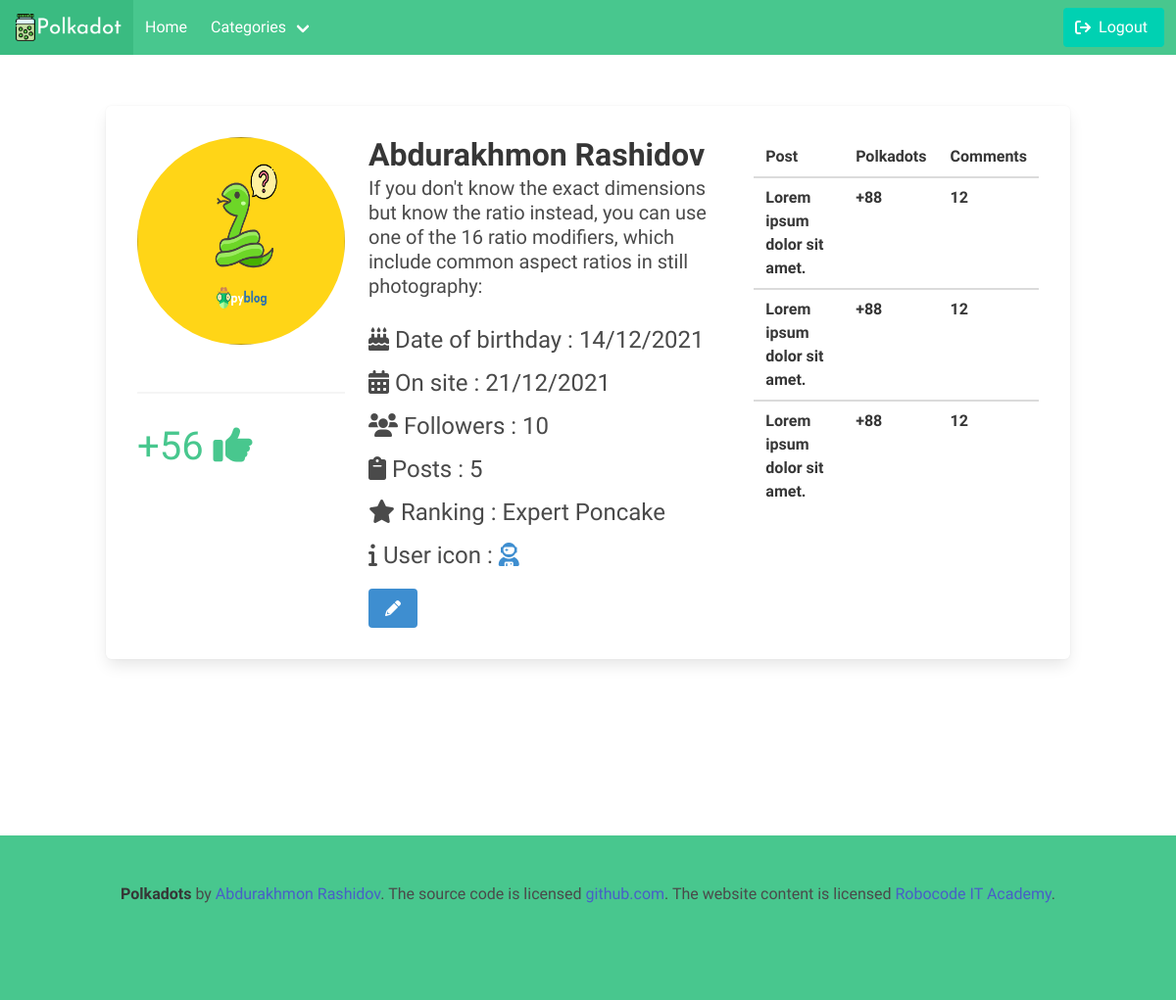
Page /account/profile/ (signed in) on the committed database.
### accounts/models.py (models this page shows, shortened)
class Profile(models.Model):
    user = models.OneToOneField(settings.AUTH_USER_MODEL, on_delete=models.CASCADE, default=None, null=True)
    date_of_birth = models.DateField(blank=True, null=True)
    photo = models.ImageField(upload_to='users/%Y/%m/%d', blank=True)
    follower = models.PositiveIntegerField(default=0)
    post = models.PositiveIntegerField(default=0)
    rank = models.CharField(max_length=200, blank=True)
    short_info = models.CharField(max_length=200, blank=True)
    likes = models.PositiveIntegerField("Polkadots count", default=0)
    user_icon = models.CharField("Fontawesome User icon name", max_length=50, blank=True)

### accounts/views.py (the view)
# urls.py: path("profile/", views.profile, name='profile'),
@login_required(login_url="/account/login/")
def profile(request):
    u = request.user
    user = Profile.objects.get(user=u)
    if user:
        return render(request, "account/detail.html", {"user": user})
    else:
        return render(request, "account/detail.html")

### templates/account/detail.html
{% extends '../base.html' %}
{% load static %}
{% block content %}
    <section class="section mt-5 mb-5 pt-5 pb-5">
        <div class="container">
            <div class="columns">
                <div class="column is-full">
                    <div class="columns box mt-1">
                        <div class="column is-3">
                            <div class="image is-1by1">
                            <img class="is-rounded" src="{{ request.user.profile.photo.url }}">
                            </div><br>
                            <hr>
                            <span class="has-text-success is-size-2">
                               +{{user.likes}}
                                <i class="fas fa-thumbs-up"></i>
                            </span>
                        </div>
                        <div class="column is-5">
                            <div class="title">
                                {% if request.user.first_name %}
                                    {{request.user.first_name}}
                                    {{request.user.last_name}}
                                {% else %}
                                    Name is undefined
                                {% endif %}
                            </div>
                            <div class="subtitle">
                                 {% if request.user.profile.short_info %}
                                    {{request.user.profile.short_info}}
                                {% else %}
                                    Info is undefined
                                {% endif %}
                            </div>
                            <ul>
                                <li class="is-size-4 mt-2">
                                    <i class="fas fa-birthday-cake"></i> Date of birthday : {{user.date_of_birth|date:"d/m/Y"}}
                                </li>
                                <li class="is-size-4 mt-2">
                                    <i class="fas fa-calendar-alt"></i> On site : {{user.user.date_joined|date:"d/m/Y"}}
                                </li>
                                <li class="is-size-4 mt-2">
                                    <i class="fas fa-users"></i> Followers :  {{user.follower}}</li>
                                <li class="is-size-4 mt-2"><i class="fas fa-clipboard"></i> Posts :  {{user.post}}</li>
                                <li class="is-size-4 mt-2"><i class="fas fa-star"></i> Ranking :  {{user.rank}}</li>
                                <li class="is-size-4 mt-2"><i class="fas fa-info"></i> User icon :  <i class="has-text-info {{user.user_icon}}"></i></li>
                            </ul>
                            <a href="{% url 'accounts:update' user.id %}" class="button is-info mt-4">
                                <i class="fas fa-pencil"></i>
                            </a>
                        </div>
                        <div class="column is-4">
                            <div class="table-container">
                              <table class="table is-hoverable is-fullwidth">
                                  <thead>
                                    <tr>
                                      <th>Post</th>
                                      <th>Polkadots</th>
                                      <th>Comments</th>
                                    </tr>
                                  </thead>
                                  <tfoot>
                                  <tr>
                                      <td><b>Lorem ipsum dolor sit amet.</b></td>
                                      <td><b>+88</b></td>
                                      <td><b>12</b></td>
                                  </tr>
                                  <tr>
                                      <td><b>Lorem ipsum dolor sit amet.</b></td>
                                      <td><b>+88</b></td>
                                      <td><b>12</b></td>
                                  </tr>
                                  <tr>
                                      <td><b>Lorem ipsum dolor sit amet.</b></td>
                                      <td><b>+88</b></td>
                                      <td><b>12</b></td>
                                  </tr>
                                  </tfoot>
                              </table>
                            </div>
                        </div>
                    </div>
                </div>
            </div>
        </div>
    </section>
<br><br>
<br><br>
<br><br>
{% endblock %}

### templates/base.html (shortened to what this page needs)
{% load static %}
<!DOCTYPE html>
<html lang="en">
<head>
    <link rel="stylesheet" href="https://cdnjs.cloudflare.com/ajax/libs/bulma/0.9.3/css/bulma.min.css"
    />
    <link rel="stylesheet" href="/static/css/app.css">
    <link rel="stylesheet" href="https://cdnjs.cloudflare.com/ajax/libs/font-awesome/6.0.0-beta3/css/all.min.css"
    />
</head>
<body>
    <nav class="navbar is-success">
        <div class="navbar-brand">
            <a class="navbar-item" href="/">
                <img src="/static/img/logo.png" alt="Bulma: a modern CSS framework based on Flexbox" width="112" height="28">
            </a>
        </div>
        <div id="navbarExampleTransparentExample" class="navbar-menu">
            <div class="navbar-start">
                <a class="navbar-item" href="/">
              Home
            </a>
                <div class="navbar-item has-dropdown is-hoverable">
                    <a class="navbar-link" href="https://bulma.io/documentation/overview/start/">
                Categories
              </a>
                </div>
            </div>
            <div class="navbar-end">
                <div class="navbar-item">
                    <div class="field is-grouped">
                        {% if request.user.is_authenticated %}
                        <p class="control">
                            <a class="button is-primary" href="{% url 'accounts:logout' %}">
                                <span class="icon">
                                  <i class="fas fa-sign-out"></i>
                                </span>
                                <span>Logout</span>
                            </a>
                        </p>
                        {% endif %}
                    </div>
                </div>
            </div>
        </div>
    </nav>
{% block content %}
{% endblock %}
    <footer class="footer has-background-success">
  <div class="content has-text-centered">
    <p>
      <strong>Polkadots</strong> by <a href="https://jgthms.com">Abdurakhmon Rashidov</a>. The source code is licensed
      <a href="https://github.com/RoboCodeITAcademy/polkadot-twitter-analog">github.com</a>. The website content
      is licensed <a href="https://robocode.uz">Robocode IT Academy</a>.
    </p>
  </div>
</footer>
</body>
</html>

### staticfiles/css/app.css (style rules this page uses)
body { font-family: 'Josefin Sans', sans-serif; font-weight: 400; }

### rows in the picture
Profile: likes "56", date_of_birth "14/12/2021", user.date_joined "21/12/2021", follower "10", post "5", rank "Expert Poncake"

### other values in the picture
{{ request.user.first_name }} "Abdurakhmon"
{{ request.user.last_name }} "Rashidov"
{{ request.user.profile.short_info }} "If you don't know the exact dimensions but know the ratio instead, you can use one of the 16 ratio modifiers, which include common aspect ratios in still photography:"
